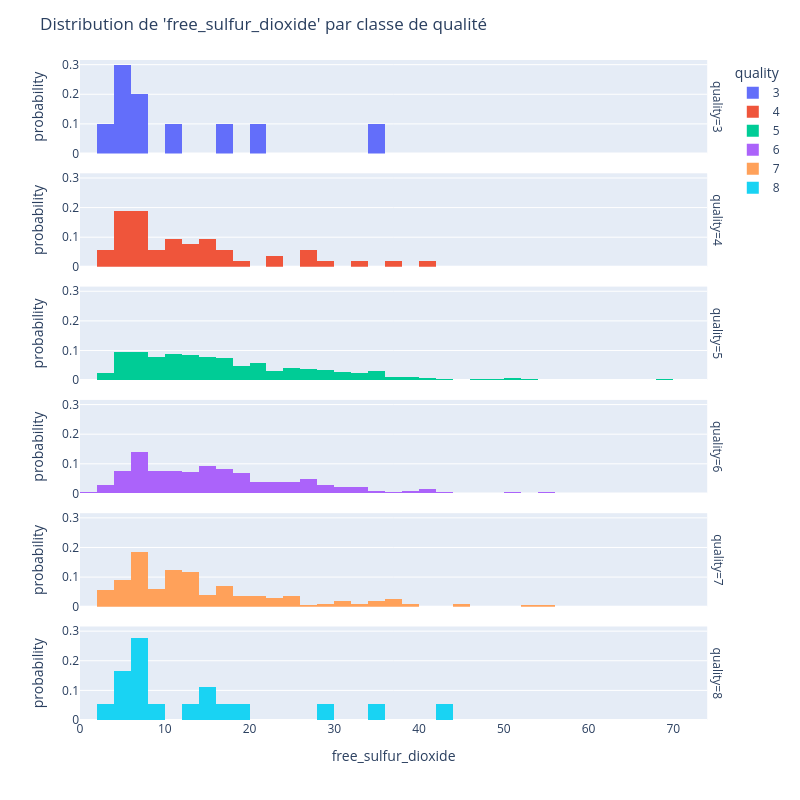

Notebook code for this chart:
### Code cell
display_distrib('free_sulfur_dioxide')

### Figure 1 — Plotly figure (JSON) as saved in the notebook; plotly's stock layout.template omitted (floating-point values rounded to 4 significant figures; data arrays with more than 128 entries replaced by an {"elided": "..."} marker saying what was removed)
{"data": [{"alignmentgroup": "True", "bingroup": "x", "histnorm": "probability", "hovertemplate": "quality=3<br>free_sulfur_dioxide=%{x}<br>probability=%{y}<extra></extra>", "legendgroup": "3", "marker": {"color": "#636efa", "pattern": {"shape": ""}}, "name": "3", "offsetgroup": "3", "orientation": "v", "showlegend": true, "type": "histogram", "x": [10, 5, 5, 34, 6, 5, 16, 20, 3, 6], "xaxis": "x6", "yaxis": "y6"}, {"alignmentgroup": "True", "bingroup": "x", "histnorm": "probability", "hovertemplate": "quality=4<br>free_sulfur_dioxide=%{x}<br>probability=%{y}<extra></extra>", "legendgroup": "4", "marker": {"color": "#EF553B", "pattern": {"shape": ""}}, "name": "4", "offsetgroup": "4", "orientation": "v", "showlegend": true, "type": "histogram", "x": [6, 7, 17, 8, 11, 27, 41, 32, 9, 17, 4, 12, 15, 12, 26, 26, 14, 6, 7, 11, 5, 5, 22, 4, 5, 4, 5, 36, 28, 7, 11, 6, 3, 23, 5, 14, 6, 12, 11, 17, 13, 3, 6, 15, 11, 4, 14, 6, 19, 6, 3, 4, 9], "xaxis": "x5", "yaxis": "y5"}, {"alignmentgroup": "True", "bingroup": "x", "histnorm": "probability", "hovertemplate": "quality=5<br>free_sulfur_dioxide=%{x}<br>probability=%{y}<extra></extra>", "legendgroup": "5", "marker": {"color": "#00cc96", "pattern": {"shape": ""}}, "name": "5", "offsetgroup": "5", "orientation": "v", "showlegend": true, "type": "histogram", "x": {"elided": "681 int values"}, "xaxis": "x4", "yaxis": "y4"}, {"alignmentgroup": "True", "bingroup": "x", "histnorm": "probability", "hovertemplate": "quality=6<br>free_sulfur_dioxide=%{x}<br>probability=%{y}<extra></extra>", "legendgroup": "6", "marker": {"color": "#ab63fa", "pattern": {"shape": ""}}, "name": "6", "offsetgroup": "6", "orientation": "v", "showlegend": true, "type": "histogram", "x": {"elided": "638 float values"}, "xaxis": "x3", "yaxis": "y3"}, {"alignmentgroup": "True", "bingroup": "x", "histnorm": "probability", "hovertemplate": "quality=7<br>free_sulfur_dioxide=%{x}<br>probability=%{y}<extra></extra>", "legendgroup": "7", "marker": {"color": "#FFA15A", "pattern": {"shape": ""}}, "name": "7", "offsetgroup": "7", "orientation": "v", "showlegend": true, "type": "histogram", "x": {"elided": "199 float values"}, "xaxis": "x2", "yaxis": "y2"}, {"alignmentgroup": "True", "bingroup": "x", "histnorm": "probability", "hovertemplate": "quality=8<br>free_sulfur_dioxide=%{x}<br>probability=%{y}<extra></extra>", "legendgroup": "8", "marker": {"color": "#19d3f3", "pattern": {"shape": ""}}, "name": "8", "offsetgroup": "8", "orientation": "v", "showlegend": true, "type": "histogram", "x": [15, 5, 12, 6, 6, 6, 5, 5, 19, 34, 7, 42, 8, 6, 28, 3, 15, 17], "xaxis": "x", "yaxis": "y"}], "layout": {"annotations": [{"font": {}, "showarrow": false, "text": "quality=8", "textangle": 90, "x": 0.98, "xanchor": "left", "xref": "paper", "y": 0.07083, "yanchor": "middle", "yref": "paper"}, {"font": {}, "showarrow": false, "text": "quality=7", "textangle": 90, "x": 0.98, "xanchor": "left", "xref": "paper", "y": 0.2425, "yanchor": "middle", "yref": "paper"}, {"font": {}, "showarrow": false, "text": "quality=6", "textangle": 90, "x": 0.98, "xanchor": "left", "xref": "paper", "y": 0.4142, "yanchor": "middle", "yref": "paper"}, {"font": {}, "showarrow": false, "text": "quality=5", "textangle": 90, "x": 0.98, "xanchor": "left", "xref": "paper", "y": 0.5858, "yanchor": "middle", "yref": "paper"}, {"font": {}, "showarrow": false, "text": "quality=4", "textangle": 90, "x": 0.98, "xanchor": "left", "xref": "paper", "y": 0.7575, "yanchor": "middle", "yref": "paper"}, {"font": {}, "showarrow": false, "text": "quality=3", "textangle": 90, "x": 0.98, "xanchor": "left", "xref": "paper", "y": 0.9292, "yanchor": "middle", "yref": "paper"}], "barmode": "relative", "height": 800, "legend": {"title": {"text": "quality"}, "tracegroupgap": 0}, "margin": {"t": 60}, "title": {"text": "Distribution de 'free_sulfur_dioxide' par classe de qualité"}, "width": 800, "xaxis": {"anchor": "y", "domain": [0, 0.98], "title": {"text": "free_sulfur_dioxide"}}, "xaxis2": {"anchor": "y2", "domain": [0, 0.98], "matches": "x", "showticklabels": false}, "xaxis3": {"anchor": "y3", "domain": [0, 0.98], "matches": "x", "showticklabels": false}, "xaxis4": {"anchor": "y4", "domain": [0, 0.98], "matches": "x", "showticklabels": false}, "xaxis5": {"anchor": "y5", "domain": [0, 0.98], "matches": "x", "showticklabels": false}, "xaxis6": {"anchor": "y6", "domain": [0, 0.98], "matches": "x", "showticklabels": false}, "yaxis": {"anchor": "x", "domain": [0, 0.1417], "title": {"text": "probability"}}, "yaxis2": {"anchor": "x2", "domain": [0.1717, 0.3133], "matches": "y", "title": {"text": "probability"}}, "yaxis3": {"anchor": "x3", "domain": [0.3433, 0.485], "matches": "y", "title": {"text": "probability"}}, "yaxis4": {"anchor": "x4", "domain": [0.515, 0.6567], "matches": "y", "title": {"text": "probability"}}, "yaxis5": {"anchor": "x5", "domain": [0.6867, 0.8283], "matches": "y", "title": {"text": "probability"}}, "yaxis6": {"anchor": "x6", "domain": [0.8583, 1], "matches": "y", "title": {"text": "probability"}}}}
